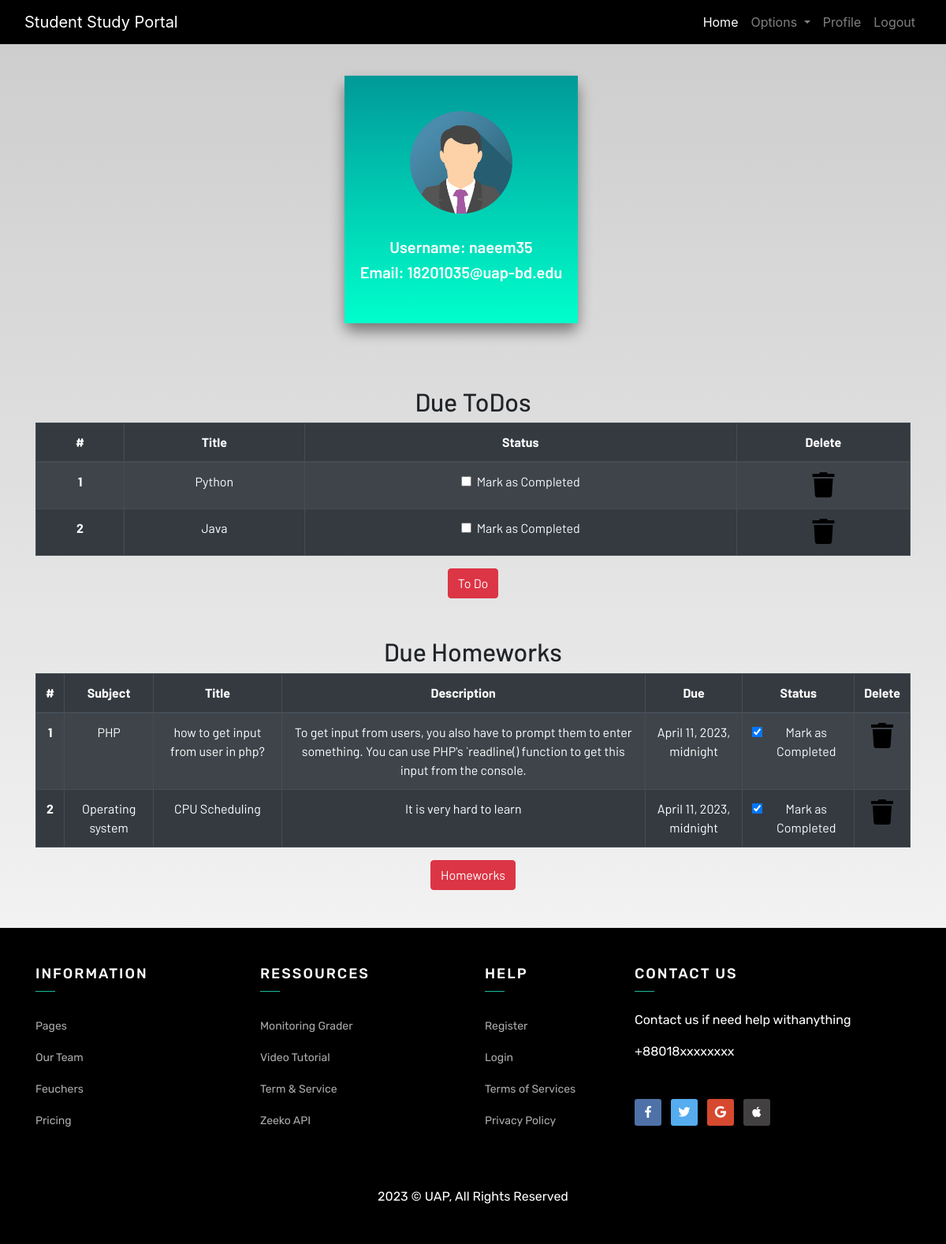
/profile/ (signed in), run on the app's committed database.
### dashboard/models.py (models this page shows, shortened)
class Todo(models.Model):
    user = models.ForeignKey(User, on_delete=models.CASCADE)
    title = models.CharField(max_length=100)
    date = models.DateTimeField()
    is_finished = models.BooleanField(default=False)

class Homework(models.Model):
    user = models.ForeignKey(User, on_delete=models.CASCADE)
    subject = models.CharField(max_length=50)
    title = models.CharField(max_length=100)
    description = models.TextField()
    date = models.DateTimeField()
    is_finished = models.BooleanField(default=False)

### dashboard/views.py (the view)
# urls.py: path('profile/', views.profile, name="profile"),
@login_required
def profile(request):
    homeworks=Homework.objects.filter(is_finished=False,user=request.user)
    todos=Todo.objects.filter(is_finished=False,user=request.user)
    print(request.user.username)
    if len(homeworks)==0:
        homework_done=True
    else:
        homework_done=False
    if len(todos)==0:
        todos_done=True
    else:
        todos_done=False
    context={
        'homeworks':homeworks,
        'todos':todos,
        'homework_done':homework_done,
        'todos_done':todos_done,
        'user_detail':request.user
    }
    return render(request, "profile.html", context)

### template/profile.html (shortened to what this page needs)
{% extends 'base.html' %}
{% load static %}
{% block content %}
    <div class="container-fluid" id="profileinfo">
        <div class="container">
            <div class="page-content page-container m-auto" id="page-content">
                <div class="row container d-flex justify-content-center">
                    <div class="card">
                        <div class="bg-c-lite-green user-profile">
                            <div class="card-block text-center text-white">
                                <div class="m-b-25">
                                    <img style="height:130px;width:130px;" src="{% static 'images/default.png' %}" class="rounded-circle" alt="User-Profile-Image">
                                </div>
                                <h5 class="f-w-600 text-center">Username: {{ user_detail.username }}</h5>
                                <h5 class="f-w-600 text-center">Email: {{ user_detail.email }}</h5>
                            </div>
                        </div>
                    </div>
                </div>
            </div>
        </div>
    </div>
    <section class="text-center my-5">
        <div class="container">
            {% if not todos_done%}
            <h2>Due ToDos</h2>
            <table class="table table-striped table-bordered table-hover table-dark">
                <thead>
                    <tr>
                        <th scope="col">#</th>
                        <th scope="col">Title</th>
                        <th scope="col">Status</th>
                        <th scope="col">Delete</th>
                    </tr>
                </thead>
                <tbody>
                {% for todo in todos %}
                    <tr>
                        <th scope="row">{{forloop.counter}}</th>
                        <td>{{todo.title}}</td>
                        <td>
                            <a href="{% url 'update-todo' todo.id %}">
                                <div class="form-check">
                                {% if todo.is_finished == True %}
                                    <input class="form-check-input" type="checkbox" value="" checked>
                                    {% else %}
                                    <input class="form-check-input" type="checkbox" value="">
                                    {% endif %}
                                    <label class="form-check-label text-light" for="flexCheckDefault">
                                        Mark as Completed
                                    </label>
                                </div>
                            </a>
                        </td>
                        <td><a href="{%url 'delete-todo' todo.id %}"><i class="fa fa-trash fa-2x"></i></a></td>
                    </tr>
                    {% endfor %}
                </tbody>
            </table>
            {% else %}
            <h3>All To dos are completed!!!!</h3>
             {% endif %}
            <a href="{% url 'todo' %}" class="btn btn-danger">To Do</a>
            <br><br><br>
            {% if not homework_done %}
            <h2>Due Homeworks</h2>
            <table class="table table-striped table-bordered table-hover table-dark">
                <thead>
                    <tr>
                        <th scope="col">#</th>
                        <th scope="col">Subject</th>
                        <th scope="col">Title</th>
                        <th scope="col">Description</th>
                        <th scope="col">Due</th>
                        <th scope="col">Status</th>
                        <th scope="col">Delete</th>
                    </tr>
                </thead>
                <tbody>
                {% for homework in homeworks %}
                    <tr>
                        <th scope="row">{{forloop.counter}}</th>
                        <td>{{homework.subject}}</td>
                        <td>{{homework.title}}</td>
                        <td>{{homework.description}}</td>
                        <td>{{homework.date}}</td>
                        <td>
                            <a href="{% url 'update-homework' homework.id %}">
                                <div class="form-check">
                                {% if homework.is_finished == True %}
                                    <input class="form-check-input" type="checkbox" value="" checked>
                                    {% else %}
                                     <input class="form-check-input" type="checkbox" value="" checked>
                                     {% endif %}
                                    <label class="form-check-label text-light" for="flexCheckDefault">
                                        Mark as Completed
                                    </label>
                                </div>
                            </a>
                        </td>
                        <td><a href="{% url 'delete-homework' homework.id %}"><i class="fa fa-trash fa-2x"></i></a></td>
                    </tr>
                    {% endfor %}
                </tbody>
            </table>
            {% else %}
            <h3>All To homeworks are completed!!!!</h3>
            {% endif %}
            <a href="{% url 'homework' %}" class="btn btn-danger">Homeworks</a>
        </div>
    </section>
{% endblock %}

### template/base.html (shortened to what this page needs)
<!DOCTYPE html>
{% load static %}
<html lang="en">
<head>
    <link rel="stylesheet" href="https://stackpath.bootstrapcdn.com/bootstrap/4.3.1/css/bootstrap.min.css"
 />
    <link rel="stylesheet" href="https://use.fontawesome.com/releases/v5.7.2/css/all.css"
 />
    <link rel="stylesheet" href="{% static 'css/main.css' %}" />
</head>
<body>
    <header>
        <nav class="navbar navbar-expand-lg navbar-dark bg-dark">
            <div class="container-fluid">
                <a class="navbar-brand" href="{% url 'home' %}">Student Study Portal</a>
                <div class="collapse navbar-collapse justify-content-end" id="navbarSupportedContent">
                    <ul class="navbar-nav mb-2 mb-lg-0">
                        <li class="nav-item">
                            <a class="nav-link active" aria-current="page" href="{% url 'home' %}">Home</a>
                        </li>
                        <li class="nav-item dropdown">
                            <a class="nav-link dropdown-toggle" href="#" id="navbarDropdown" role="button" data-toggle="dropdown"
                  aria-haspopup="true" aria-expanded="false">
                                Options
                            </a>
                        </li>
                        {% if user.is_authenticated %}
                        <li class="nav-item">
                            <a class="nav-link" href="{% url 'profile' %}">Profile</a>
                        </li>
                        <li class="nav-item">
                            <a class="nav-link" href="{% url 'logout' %}">Logout</a>
                        </li>
                        {% endif %}
                    </ul>
                </div>
            </div>
        </nav>
    </header>
  <main>
    {% block content %}
    {% endblock content %}
      <footer class="section py-5">
        <div class="container">
            <div class="row">
                <div class="col-lg-3">
                    <div class="">
                        <h6 class="footer-heading text-uppercase text-white">Information</h6>
                        <ul class="list-unstyled footer-link mt-4">
                            <li><a href="">Pages</a></li>
                            <li><a href="">Our Team</a></li>
                            <li><a href="">Feuchers</a></li>
                            <li><a href="">Pricing</a></li>
                        </ul>
                    </div>
                </div>
                <div class="col-lg-3">
                    <div class="">
                        <h6 class="footer-heading text-uppercase text-white">Ressources</h6>
                        <ul class="list-unstyled footer-link mt-4">
                            <li><a href="">Monitoring Grader </a></li>
                            <li><a href="">Video Tutorial</a></li>
                            <li><a href="">Term &amp; Service</a></li>
                            <li><a href="">Zeeko API</a></li>
                        </ul>
                    </div>
                </div>
                <div class="col-lg-2">
                    <div class="">
                        <h6 class="footer-heading text-uppercase text-white">Help</h6>
                        <ul class="list-unstyled footer-link mt-4">
                            <li><a href="{% url 'register' %}">Register </a></li>
                            <li><a href="{% url 'login' %}">Login</a></li>
                            <li><a href="">Terms of Services</a></li>
                            <li><a href="">Privacy Policy</a></li>
                        </ul>
                    </div>
                </div>
                <div class="col-lg-4">
                    <div class="">
                        <h6 class="footer-heading text-uppercase text-white">Contact Us</h6>
                        <p class="text-white mt-4">Contact us if need help withanything</p>
                        <p class="text-white">+88018xxxxxxxx</p>
                        <div class="mt-5">
                            <ul class="list-inline">
                                <li class="list-inline-item"><a href="#"><i class="fab facebook footer-social-icon fa-facebook-f"></i></i></a></li>
                                <li class="list-inline-item"><a href="#"><i class="fab twitter footer-social-icon fa-twitter"></i></i></a></li>
                                <li class="list-inline-item"><a href="#"><i class="fab google footer-social-icon fa-google"></i></i></a></li>
                                <li class="list-inline-item"><a href="#"><i class="fab apple footer-social-icon fa-apple"></i></i></a></li>
                            </ul>
                        </div>
                    </div>
                </div>
            </div>
        </div>
        <div class="text-center mt-5">
            <p class="footer-alt text-white mb-0 f-14">2023 © UAP, All Rights Reserved</p>
        </div>
    </footer>
  </main>
</body>
</html>

### static/css/main.css (style rules this page uses)
html { scroll-behavior: smooth; height: 100%; width: 100%; }
main { font-family: Barlow, Quicksand, Rubik, sans-serif, serif, 'Times New Roman', Times, serif !important; }
footer { font-family: Rubik, sans-serif, serif, 'Times New Roman', Times, serif; }
.navbar { background-color: rgb(0, 0, 0) !important; }
.card { box-shadow: 15px 15px 10px rgb(78, 77, 77); }
a { text-decoration: none !important; color: black; }
.card img { height: 210px; }
html, body { max-width: 100%; overflow-x: hidden; height: 100%; width: 100%; }
body { background: linear-gradient(rgba(0, 0, 0, 0.2), rgba(255, 255, 255, 0.5)); overflow-x: hidden; background-repeat: no-repeat; }
.fa { color: black; }
.footer-heading { letter-spacing: 2px; }
.footer-link a { color: #acacac; line-height: 40px; font-size: 14px; transition: all 0.5s; }
.footer-social-icon { font-size: 15px; height: 34px; width: 34px; line-height: 34px; border-radius: 3px; text-align: center; display: inline-block; }
.facebook { background-color: #4e71a8; color: #ffffff; }
.twitter { background-color: #55acee; color: #ffffff; }
.google { background-color: #d6492f; color: #ffffff; }
.apple { background-color: #424041; color: #ffffff; }
.footer-alt { color: #acacac; }
.footer-heading { position: relative; padding-bottom: 12px; }
.footer-heading:after { content: ''; width: 25px; border-bottom: 1px solid #FFF; position: absolute; left: 0; bottom: 0; display: block; border-bottom: 1px solid #1bbc9b; }

### template/base.html (style rules this page uses)
footer { background-color: #000; }
footer a { color: #b0b0b0; }

### template/profile.html (style rules this page uses)
.card { border-radius: 5px; box-shadow: 0px 10px 18px 0px rgba(0, 0, 0, 0.45); border: none; margin:10px 0 30px 0; border-radius: 10px; }
.bg-c-lite-green { background: -webkit-gradient(linear, left top, right top, from(#f29263), to(#ee5a6f)); background: linear-gradient(to top, #00ffcc, #009999) }
.user-profile { padding: 25px 0 }
.card-block { padding: 1.25rem; }
.m-b-25 { margin-bottom: 30px; }
h6 { font-size: 18px; }
.card-block { padding: 1.25rem }
.f-w-600 { font-weight: 600 }

### data on the page
Todo: title "Python"
Todo: title "Java"
Homework: subject "PHP", title "how to get input from user in php?", description "To get input from users, you also have to prompt them to enter something. You can use PHP's `readline() function to get this input from the console.", date "April 11, 2023, midnight"
Homework: subject "Operating system", title "CPU Scheduling", description "It is very hard to learn", date "April 11, 2023, midnight"

### other printed values
{{ user_detail.username }} "naeem35"
{{ user_detail.email }} "18201035@uap-bd.edu"
